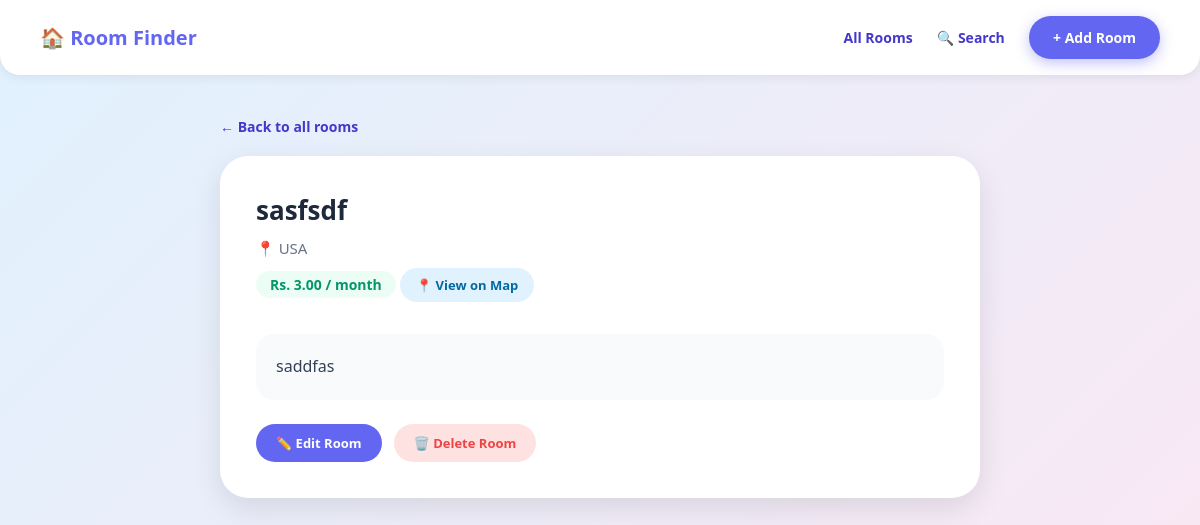
Page /f3rwertwre/ on the earlier database version.
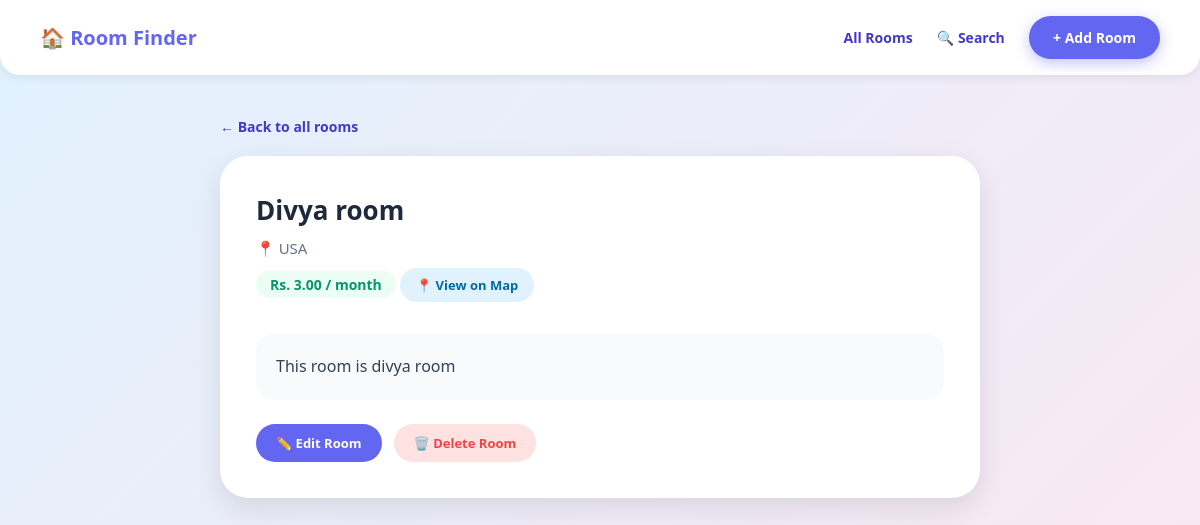
Same page on the later database version.
### core/models.py (models this page shows, shortened)
class Room(models.Model):
    title = models.CharField(max_length=200)
    description = models.TextField()
    location = models.CharField(max_length=200)
    price = models.DecimalField(max_digits=10, decimal_places=2)
    slug = models.SlugField(unique=True)

### core/views.py (the view)
# urls.py: path('<slug:slug>/', views.room_detail, name='room_detail'),
def room_detail(request, slug):
    room = get_object_or_404(Room, slug=slug)
    context = {'room': room}
    return render(request, 'core/room_detail.html', context)

### core/templatetags/custom_tags.py (called while the page is built)
@register.simple_tag
def location_url(location):
    if not location:
        return "#"
    location = location.lower().strip()
    location_map = {
        'kathmandu': 'https://www.google.com/maps/search/Kathmandu,+Nepal',
        'biratnagar': 'https://www.google.com/maps/search/Biratnagar,+Nepal',
        'pokhara': 'https://www.google.com/maps/search/Pokhara,+Nepal',
        'lalitpur': 'https://www.google.com/maps/search/Lalitpur,+Nepal',
        'bhaktapur': 'https://www.google.com/maps/search/Bhaktapur,+Nepal',
    }
    return location_map.get(location, '#')

### templates/core/room_detail.html (shortened to what this page needs)
{% extends 'core/base.html' %}
{% load custom_tags %}
{% block content %}
    <a class="back-link" href="{% url 'room_list' %}">&larr; Back to all rooms</a>
    <div class="detail-bubble">
        <h2>{{ room.title }}</h2>
        <p class="location">📍 {{ room.location }}</p>
        <p class="price">Rs. {{ room.price|floatformat:2 }} / month</p>
        {% location_url room.location as map_url %}
        <a href="{{ map_url }}" target="_blank"
           style="display:inline-block; background:#e0f2fe; color:#0369a1;
                  padding:8px 16px; border-radius:999px; text-decoration:none;
                  font-size:13px; font-weight:600; margin-bottom:16px;">
            📍 View on Map
        </a>
        <div class="description">{{ room.description }}</div>
        <div style="margin-top:24px; display:flex; gap:12px;">
            <a href="{% url 'room_update' room.slug %}"
               style="display:inline-block; background:#6366f1; color:#fff;
                      padding:10px 20px; border-radius:999px; text-decoration:none;
                      font-size:13px; font-weight:600;">
                ✏️ Edit Room
            </a>
            <a href="{% url 'room_delete' room.slug %}"
               style="display:inline-block; background:#fee2e2; color:#ef4444;
                      padding:10px 20px; border-radius:999px; text-decoration:none;
                      font-size:13px; font-weight:600;">
                🗑️ Delete Room
            </a>
        </div>
    </div>
{% endblock %}

Differences in the rows shown:
changed Room "USA": title "sasfsdf" → "Divya room"; description "saddfas" → "This room is divya room"
